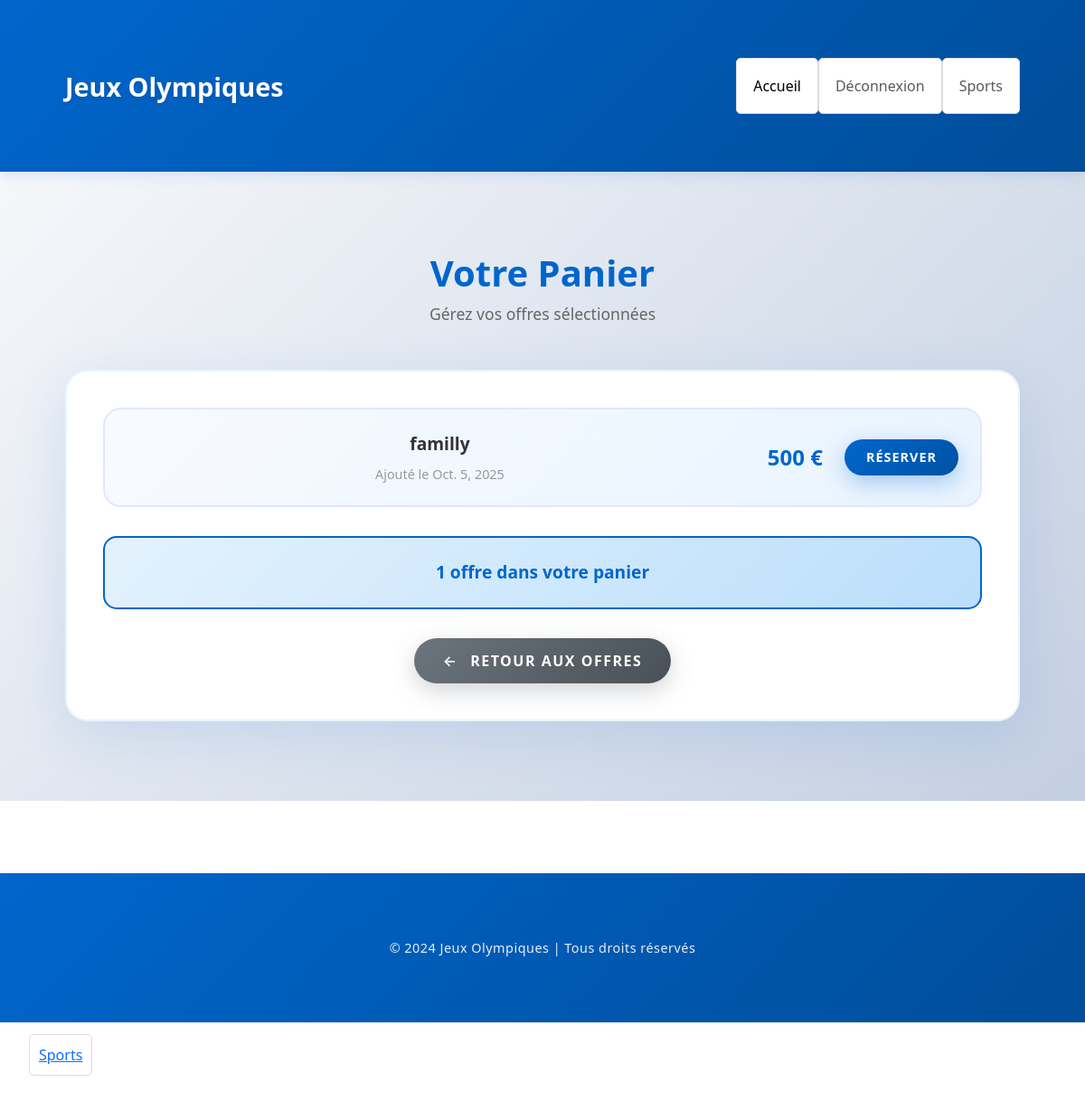
The app's page /panier/ (signed in), older data.
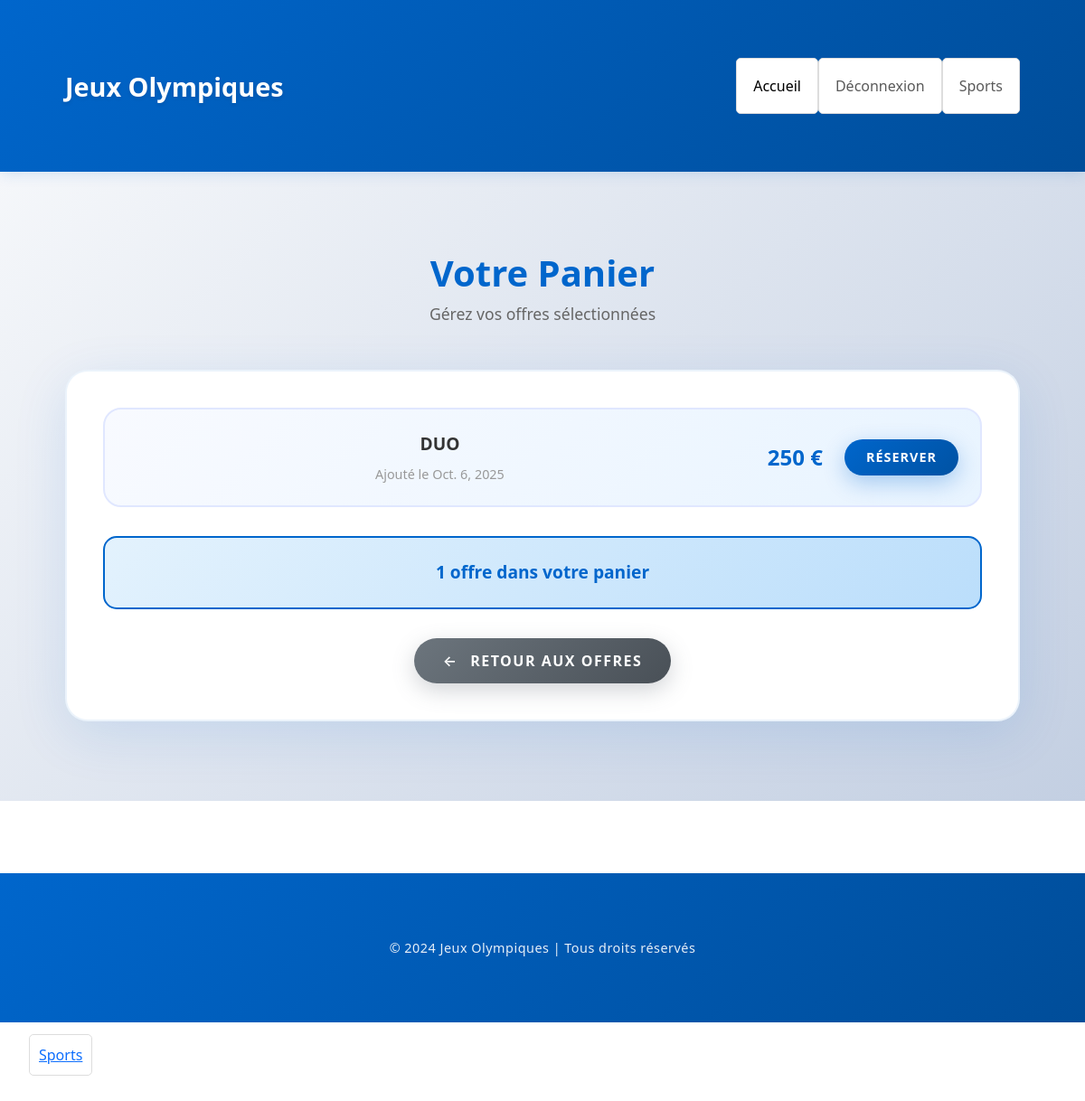
The same page, newer data.
### tickets_bah/models.py (models this page shows, shortened)
class Panier(models.Model):
    utilisateur = models.ForeignKey(Utilisateur, on_delete=models.CASCADE, related_name='paniers')
    offre = models.ForeignKey(Offre, on_delete=models.CASCADE,)
    date_ajout = models.DateField(auto_now_add=True)
    createdAt = models.DateTimeField(auto_now_add=True, null=True)
    updatedAt = models.DateTimeField(auto_now=True, null=True)

class Offre(models.Model):
    nom = models.CharField(max_length=100)
    description = models.TextField()
    prix = models.IntegerField()
    nombre_de_places = models.CharField(max_length=100)
    createdAt = models.DateTimeField(auto_now_add=True, null=True)
    updatedAt = models.DateTimeField(auto_now=True, null=True)

### tickets_bah/views.py (the view)
# urls.py: path('panier/', views.panier, name = 'panier'),
@user_passes_test(user_is_authenticate, login_url="/login")
def panier(request):
    if request.user.is_authenticated:
        user = request.user
        utilisateur = get_object_or_404(Utilisateur, id=user.id)
        panier_items = Panier.objects.filter(utilisateur=utilisateur)
        context = {
            "panier_items": panier_items
        }
        return render(request, 'tickets_bah/panier.html', context)

### tickets_bah/core/permissions.py (called while the page is built)
def user_is_authenticate(user: Utilisateur):
    roles = [
        user_role.super_admin,
        user_role.user,
    ]
    if not user.is_authenticated or user.is_anonymous:
        return False
    print(f"User {user} - default_role: {user.default_role}")  # Debug
    if user.default_role in roles:
        return True
    return False

### tickets_bah/models.py (called while the page is built)
    def __str__(self):
        return self.email

### tickets_bah/templates/tickets_bah/panier.html
{% extends 'appFront/layout.html' %} {% load static %} {% block content %}
<div class="cart-container">
    <div class="container">
        <div class="cart-header">
            <h1 class="cart-title">Votre Panier</h1>
            <p class="cart-subtitle">Gérez vos offres sélectionnées</p>
        </div>
        <div class="cart-content">
            {% if panier_items %}
                <div class="cart-items-list">
                    {% for item in panier_items %}
                        <div class="cart-item">
                            <div class="cart-item-info">
                                <div class="cart-item-name">{{ item.offre.nom }}</div>
                                <span class="cart-item-date"> Ajouté le {{ item.date_ajout }}</span>
                            </div>
                            <div class="cart-item-actions">
                                <span class="cart-item-price">{{ item.offre.prix }} €</span>
                                <a href="{% url 'reservation_create' %}?offre_id={{ item.offre.id }}" class="btn btn-reserve">Réserver</a>
                            </div>
                        </div>
                    {% endfor %}
                </div>
                <div class="cart-summary">
                    <p class="cart-summary-text">
                        {{ panier_items|length }} offre{{ panier_items|length|pluralize }} dans votre panier
                    </p>
                </div>
            {% else %}
                <div class="empty-cart">
                    <div class="empty-cart-icon">🛒</div>
                    <p class="empty-cart-text">Votre panier est vide.</p>
                    <p style="color: #999;">Découvrez nos offres et ajoutez-les à votre panier !</p>
                </div>
            {% endif %}
            <div class="text-center">
                <a href="{% url 'offres_list' %}" class="btn btn-back">Retour aux offres</a>
            </div>
        </div>
    </div>
</div>
{% endblock %} {% block customScript %} {% endblock %}

### templates/appFront/layout.html (shortened to what this page needs)
{% load static %}
<!DOCTYPE html>
<html lang="en">
  {% include 'appFront/include/head.html' %}
  <body>
    {% include 'appFront/include/header.html' %}
    {% block content %}{% endblock %}
    {% include 'appFront/include/footer.html' %}
    {% include 'appFront/include/base.html' %}
  </body>
</html>

### templates/appFront/include/head.html (shortened to what this page needs)
{% load static %}
<head>
    <link rel="stylesheet" href="{% static 'tickets/style.css' %}">
    <link href="https://cdn.jsdelivr.net/npm/bootstrap@5.3.0/dist/css/bootstrap.min.css" rel="stylesheet">
    <link href="https://cdn.jsdelivr.net/npm/bootstrap-icons@1.10.0/font/bootstrap-icons.css" rel="stylesheet">
    <link rel="stylesheet" href="{% static 'tickets/home_style.css' %}">
    <link rel="stylesheet" href="{% static 'tickets/auth_style.css' %}">
    <link rel="stylesheet" href="{% static 'tickets/register_style.css' %}">
</head>

### templates/appFront/include/header.html (shortened to what this page needs)
{% load static %}
<nav class="navbar navbar-expand-lg navbar-elegant">
  <div class="container">
    <a class="navbar-brand" href="/">Jeux Olympiques</a>
    <div class="collapse navbar-collapse" id="navbarNav">
      <ul class="navbar-nav ms-auto">
        <li class="nav-item">
          <a class="nav-link active" href="/">Accueil</a>
        </li>
        <li class="nav-item">
        {% if request.user.is_authenticated %}
        <a class="nav-link btn btn-outline-light" href="{% url 'logout' %}">Déconnexion</a>
        {% else %}
        <a class="nav-link btn btn-outline-light" href="{% url 'login' %}">Connexion</a>
        {% endif %}
        </li>
        <li class="nav-item">
          <a class="nav-link" href="{% url 'sports' %}">Sports</a>
        </li>
      </ul>
    </div>
  </div>
</nav>

### templates/appFront/include/footer.html
{% load static %}
<footer class="footer-elegant">
  <div class="container text-center">
    <p>&copy; 2024 Jeux Olympiques | Tous droits réservés</p>
  </div>
</footer>

### templates/appFront/include/scriptJS.html (shortened to what this page needs)
{% load static %}
{% load sweetify %}

### templates/appFront/include/base.html (shortened to what this page needs)
<!DOCTYPE html>
<html lang="fr">
<head>
  {% load static %}
  <link rel="stylesheet" href="{% static 'admin/assets/css/sport.css' %}">
</head>
<body>
  <nav class="navbar">
    <ul>
      <li><a href="{% url 'sports' %}">Sports</a></li>
    </ul>
  </nav>
</body>
</html>

### static/tickets/style.css (style rules this page uses)
* { margin: 0; padding: 0; box-sizing: border-box; }
body { font-family: Arial, sans-serif; background-color: #f8f9fa; background: #ffffff; min-height: 100vh; }
a { text-decoration: none; color: #007bff; }
ul { list-style-type: none; padding: 0; }
ul li { background-color: #ffffff; margin: 5px 0; padding: 10px; border: 1px solid #ddd; border-radius: 5px; }

### static/tickets/home_style.css (style rules this page uses)
.navbar-elegant { background: linear-gradient(135deg, #0066cc 0%, #004d99 100%); box-shadow: 0 2px 15px rgba(0, 102, 204, 0.15); padding: 1.2rem 0; position: sticky; top: 0; z-index: 1000; animation: slideDown 0.6s ease; }
.navbar-brand { font-size: 1.8rem; font-weight: 700; color: #ffffff !important; transition: transform 0.3s ease; text-shadow: 0 2px 4px rgba(0, 0, 0, 0.1); }
.footer-elegant { background: linear-gradient(135deg, #0066cc 0%, #004d99 100%); padding: 2rem 0; margin-top: 5rem; color: #ffffff; }
.footer-elegant p { margin: 0; font-size: 0.9rem; letter-spacing: 0.5px; font-weight: 300; opacity: 0.9; }
.cart-container { min-height: 80vh; padding: 3rem 0; background: linear-gradient(135deg, #f5f7fa 0%, #c3cfe2 100%); }
.cart-header { text-align: center; margin-bottom: 3rem; }
.cart-title { font-size: 2.5rem; font-weight: 700; color: #0066cc; margin-bottom: 0.5rem; position: relative; display: inline-block; }
.cart-title::before { margin-right: 1rem; font-size: 2.5rem; }
.cart-subtitle { color: #666; font-size: 1.1rem; }
.cart-content { background: #ffffff; border-radius: 25px; padding: 2.5rem; box-shadow: 0 15px 60px rgba(0, 102, 204, 0.12); border: 2px solid rgba(0, 102, 204, 0.08); animation: fadeInUp 0.8s ease; }
.cart-item { background: linear-gradient(135deg, #f8faff 0%, #e8f4ff 100%); border: 2px solid #e0e7ff; border-radius: 20px; padding: 1.5rem; margin-bottom: 1rem; transition: all 0.3s ease; display: flex; justify-content: space-between; align-items: center; flex-wrap: wrap; gap: 1rem; }
.cart-item-info { flex: 1; min-width: 200px; }
.cart-item-name { font-size: 1.2rem; font-weight: 700; color: #333; margin-bottom: 0.5rem; }
.cart-item-price { font-size: 1.5rem; font-weight: 700; color: #0066cc; margin-right: 1rem; }
.cart-item-date { color: #999; font-size: 0.9rem; display: block; margin-top: 0.3rem; }
.cart-item-actions { display: flex; gap: 0.5rem; align-items: center; }
.btn-reserve { background: linear-gradient(135deg, #0066cc 0%, #0052a3 100%); border: none; padding: 0.6rem 1.5rem; font-size: 0.9rem; font-weight: 600; border-radius: 50px; color: white; text-transform: uppercase; letter-spacing: 1px; box-shadow: 0 8px 25px rgba(0, 102, 204, 0.3); transition: all 0.3s ease; white-space: nowrap; }
.btn-back { background: linear-gradient(135deg, #6c757d 0%, #495057 100%); border: none; padding: 0.8rem 2rem; font-size: 1rem; font-weight: 600; border-radius: 50px; color: white; text-transform: uppercase; letter-spacing: 1.5px; box-shadow: 0 8px 25px rgba(108, 117, 125, 0.3); transition: all 0.3s ease; display: inline-block; margin-top: 2rem; }
.btn-back::before { content: '← '; margin-right: 0.5rem; }
.cart-summary { background: linear-gradient(135deg, #e3f2fd 0%, #bbdefb 100%); border-radius: 15px; padding: 1.5rem; margin-top: 2rem; border: 2px solid #0066cc; }
.cart-summary-text { font-size: 1.2rem; font-weight: 600; color: #0066cc; text-align: center; margin: 0; }

### static/tickets/sport.css (style rules this page uses)
.container { width: 90%; margin: 40px auto; text-align: center; }

Row changes from the older to the newer data that the page shows:
removed Panier: offre.nom "familly", date_ajout "Oct. 5, 2025", offre.prix "500"
added Panier: offre.nom "DUO", date_ajout "Oct. 6, 2025", offre.prix "250"
